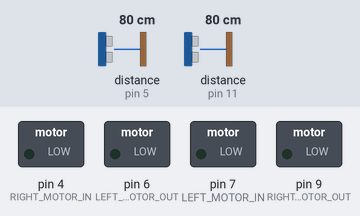
A sketch run on a simulated Arduino Uno, built with avr-gcc and run on an emulated ATmega328P. Parts: switched loads named in the sketch (green lamp = pin HIGH). Wiring (inferred from the names in the program): 2 × ultrasonic range finder: trigger pin 8, echo pin 5 / trigger pin 12, echo pin 11. Inputs (shaded band) come from the test bench; at power-on: distance to the obstacle (sensors on pin 11, pin 5) 80 cm. The echo pulse lasts 58.3 µs per cm; pins used as bus, display or sensor lines are not drawn.

Above: at 4.2 s.
4.3 s: distance to the obstacle (sensor on pin 11) set to 8 cm
7.3 s: distance to the obstacle (sensor on pin 11) set to 5 cm
At 7.8 s:
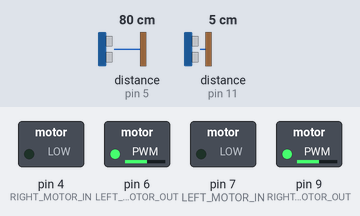
8.8 s: distance to the obstacle (sensor on pin 5) set to 7 cm
10.3 s: distance to the obstacle (sensor on pin 5) set to 4 cm
At 13.1 s:
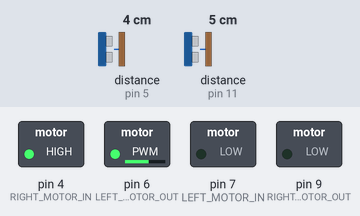
13.3 s: distance to the obstacle (sensor on pin 5) set to 9 cm
At 14.67 s:
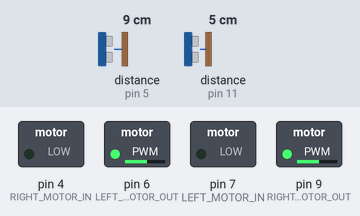
14.9 s: distance to the obstacle (sensor on pin 5) set to 2 cm
At 15.7 s:
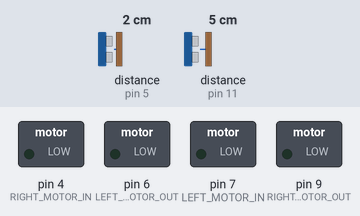
Timing chart, 0 to 18.9 s (numbered marks = the images above; inputs shaded):
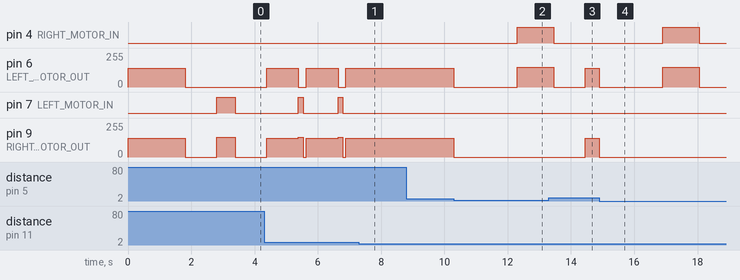

Measured:
- the behaviour switches between 7 and 6 cm on distance to the obstacle (sensor on pin 11) (found by bisection; images 0 and 1)
- the behaviour switches between 6 and 5 cm on distance to the obstacle (sensor on pin 5) (found by bisection; images 1 and 2)
- after the input at 7.3 s, pin 6 (LEFT_MOTOR_OUT): stays 140/255 (without the input it goes to 0/255 after 0.59 s); pin 7 (LEFT_MOTOR_IN): stays LOW (without the input it goes to HIGH after 0.59 s); pin 9 (RIGHT_MOTOR_OUT): stays 140/255 (without the input it goes to 150/255 after 0.59 s)
- after the input at 8.8 s, every drawn part: stays the same
- after the input at 10.3 s, pin 4 (RIGHT_MOTOR_IN): LOW → HIGH after 2.0 s; pin 6 (LEFT_MOTOR_OUT): 140/255 → 0/255 at once, → 150/255 2.0 s later; pin 9 (RIGHT_MOTOR_OUT): 140/255 → 0/255 at once
- after the input at 13.3 s, pin 9 (RIGHT_MOTOR_OUT): 0/255 → 140/255 after 1.2 s
- after the input at 14.9 s, pin 4 (RIGHT_MOTOR_IN): LOW → HIGH after 2.0 s, → LOW 1.2 s later; pin 6 (LEFT_MOTOR_OUT): 140/255 → 0/255 at once, → 150/255 2.0 s later, → 0/255 1.2 s later; pin 9 (RIGHT_MOTOR_OUT): 140/255 → 0/255 at once

The sketch:

unknown_maze.ino
```cpp
/*
  Global Variables
*/

// Pins of the HC-SR04 Sonar Sensors and N20 DC Gear Motors
const int FRONT_SONAR_TRIG = 8,  FRONT_SONAR_ECHO = 5,
          LEFT_SONAR_TRIG  = 12, LEFT_SONAR_ECHO  = 11,
          LEFT_MOTOR_IN    = 7,  LEFT_MOTOR_OUT   = 6,
          RIGHT_MOTOR_IN   = 4,  RIGHT_MOTOR_OUT  = 9,

          // Slow speed for forward/backward functionality and Mid speed for rotation
          SLOW_SPEED = 140,    MID_SPEED = 150;

// Distances for front and left wall
const float MIN_FRONT_DISTANCE = 5.0,
            MAX_FRONT_DISTANCE = 10.0,
            MIN_LEFT_DISTANCE  = 4.0,
            MAX_LEFT_DISTANCE  = 6.5,
            FAR_LEFT_DISTANCE  = 15;

int CURRENT_SPEED = SLOW_SPEED;

long _LEFT_TILT_TIMER_ = millis();      // Left Tilt Decision Timer


/*
  Methods
*/

// Pre-defined rotation durations
int getDegreeDuration(const int degree) {
  const int dt = 1150;
  switch (degree) {
    case 5:   return 150;
    case 10:  return 300;
    case 45:  return dt / 2;
    case 360: return dt * 4;
    default:  return dt;
  };
}

int ReadSonar(const int PIN_TRIG, const int PIN_ECHO) {
  digitalWrite(PIN_TRIG, LOW);
  delayMicroseconds(2);
  digitalWrite(PIN_TRIG, HIGH);
  delayMicroseconds(10);
  digitalWrite(PIN_TRIG, LOW);
  return pulseIn(PIN_ECHO, HIGH);
}

float ObsticleDistance(const int PIN_TRIG, const int PIN_ECHO) {
  return (ReadSonar(PIN_TRIG, PIN_ECHO) / 2.0) / 29.0;
}

boolean Obsticle(const int PIN_TRIG, const int PIN_ECHO, const float DISTANCE) {
  return ObsticleDistance(PIN_TRIG, PIN_ECHO) <= DISTANCE;
}

void Backward(const int PIN_IN, const int PIN_OUT, const int SPEED = CURRENT_SPEED) {
  analogWrite(PIN_IN,  SPEED);
  analogWrite(PIN_OUT, 0);
}

void BackwardMotors() {
  Backward(LEFT_MOTOR_IN,  LEFT_MOTOR_OUT);
  Backward(RIGHT_MOTOR_IN, RIGHT_MOTOR_OUT);
}

void Forward(const int PIN_IN, const int PIN_OUT, const int SPEED = CURRENT_SPEED) {
  analogWrite(PIN_IN,  0);
  analogWrite(PIN_OUT, SPEED);
}

void ForwardMotors() {
  Forward(LEFT_MOTOR_IN,  LEFT_MOTOR_OUT);
  Forward(RIGHT_MOTOR_IN, RIGHT_MOTOR_OUT);
}

void LeftRotateMotors(const int degree) {
  Backward(LEFT_MOTOR_IN, LEFT_MOTOR_OUT);
  Forward(RIGHT_MOTOR_IN, RIGHT_MOTOR_OUT);
  delay(getDegreeDuration(degree));               // Delay according to degree of rotation
}

void RightRotateMotors(const int degree) {
  Forward(LEFT_MOTOR_IN,   LEFT_MOTOR_OUT);
  Backward(RIGHT_MOTOR_IN, RIGHT_MOTOR_OUT);
  delay(getDegreeDuration(degree));               // Delay according to degree of rotation
}

void Stop(const int PIN_IN, const int PIN_OUT) {
  digitalWrite(PIN_IN,  LOW);
  digitalWrite(PIN_OUT, LOW);
}

void StopMotors(const int _dur = 0) {
  Stop(LEFT_MOTOR_IN,  LEFT_MOTOR_OUT);
  Stop(RIGHT_MOTOR_IN, RIGHT_MOTOR_OUT);
  if (_dur != 0) delay(_dur);                     // Delay if duration provided
}


/*
  Running Code
*/

void setup() {
  Serial.begin(9600);
  pinMode(FRONT_SONAR_TRIG, OUTPUT);
  pinMode(FRONT_SONAR_ECHO, INPUT);
  pinMode(LEFT_SONAR_TRIG,  OUTPUT);
  pinMode(LEFT_SONAR_ECHO,  INPUT);
  pinMode(LEFT_MOTOR_IN,    OUTPUT);
  pinMode(LEFT_MOTOR_OUT,   OUTPUT);
  pinMode(RIGHT_MOTOR_IN,   OUTPUT);
  pinMode(RIGHT_MOTOR_OUT,  OUTPUT);
  StopMotors();
}

void loop() {

  // Check if the wall at the front of the rover is detected
  if (Obsticle(FRONT_SONAR_TRIG, FRONT_SONAR_ECHO, MIN_FRONT_DISTANCE)) {
    StopMotors(1000);
    // Check if the wall is at the left of the rover
    // and make decision of left or right rotation
    if (float distance = ObsticleDistance(LEFT_SONAR_TRIG, LEFT_SONAR_ECHO)) {
      CURRENT_SPEED = MID_SPEED;
      StopMotors(1000);
      if (distance < FAR_LEFT_DISTANCE) RightRotateMotors(90);
      else LeftRotateMotors(90);
      StopMotors(1000);
      CURRENT_SPEED = SLOW_SPEED;
    }
  }

  // Trace the left wall
  if (float distance = ObsticleDistance(LEFT_SONAR_TRIG, LEFT_SONAR_ECHO)) {
    // Make a decision every 1 second
    if (((millis() - _LEFT_TILT_TIMER_) > 1000)) {
      boolean done = false;

      // Tilt the rover away from the wall if too close
      if (distance < MIN_LEFT_DISTANCE) {
        CURRENT_SPEED = MID_SPEED;
        StopMotors();
        RightRotateMotors(5);
        StopMotors(100);
        CURRENT_SPEED = SLOW_SPEED;
        done = true;
      }

      // Tilt the rover towards from the wall if too far
      if (!done && (distance > MAX_LEFT_DISTANCE) && (distance < FAR_LEFT_DISTANCE)) {
        CURRENT_SPEED = MID_SPEED;
        StopMotors();
        LeftRotateMotors(5);
        StopMotors(100);
        CURRENT_SPEED = SLOW_SPEED;
        done = true;
      }

      // Tilt the rover at 45° if the left wall is no longer detectable
      if (!done && (distance > FAR_LEFT_DISTANCE)) {
        CURRENT_SPEED = MID_SPEED;
        delay(800);
        StopMotors(1000);
        LeftRotateMotors(45);
        StopMotors(1000);
        CURRENT_SPEED = SLOW_SPEED;
      }

      _LEFT_TILT_TIMER_ = millis();
    }
  }

  ForwardMotors();
}
```
